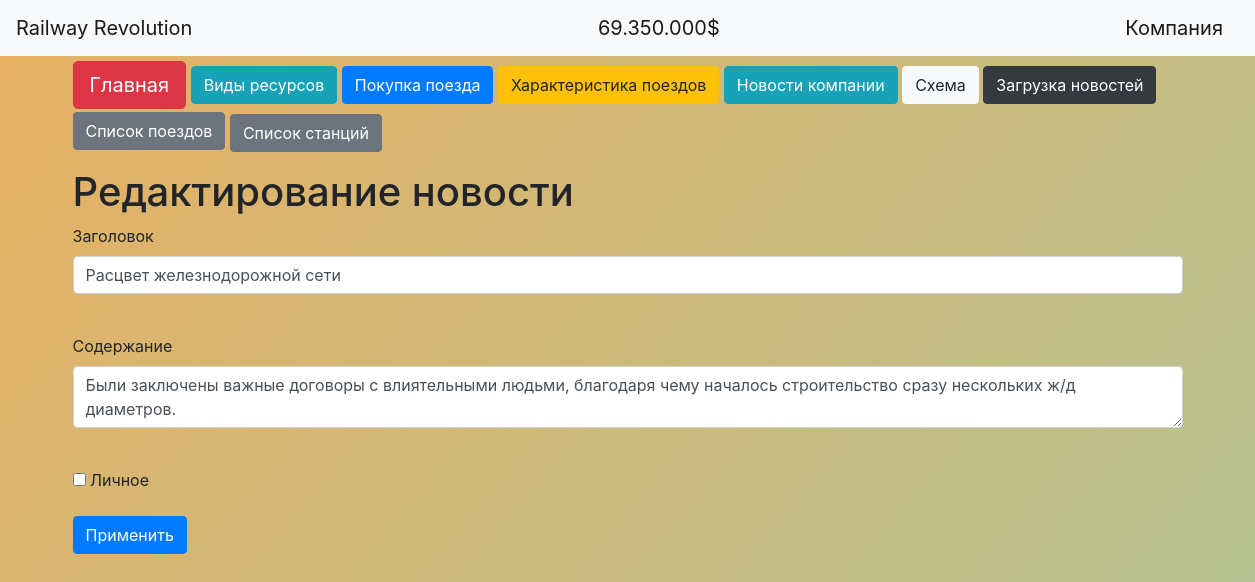
Screenshot of /edit_news/2 (signed in) with the database file from the repository.
### data/users.py (models this page shows, shortened)
class User(SqlAlchemyBase, UserMixin, SerializerMixin):
    __tablename__ = 'users'
    id = sqlalchemy.Column(sqlalchemy.Integer,
                           primary_key=True, autoincrement=True)
    name = sqlalchemy.Column(sqlalchemy.String, nullable=True)
    about = sqlalchemy.Column(sqlalchemy.String, nullable=True)
    email = sqlalchemy.Column(sqlalchemy.String,
                              index=True, unique=True, nullable=True)
    hashed_password = sqlalchemy.Column(sqlalchemy.String, nullable=True)
    created_date = sqlalchemy.Column(sqlalchemy.DateTime,
                                     default=datetime.datetime.now)
    news = orm.relationship("News", back_populates='user')

### data/news.py (models this page shows)
class News(SqlAlchemyBase, SerializerMixin):
    __tablename__ = 'news'
    id = sqlalchemy.Column(sqlalchemy.Integer,
                           primary_key=True, autoincrement=True)
    title = sqlalchemy.Column(sqlalchemy.String, nullable=True)
    content = sqlalchemy.Column(sqlalchemy.String, nullable=True)
    created_date = sqlalchemy.Column(sqlalchemy.DateTime,
                                     default=datetime.datetime.now)
    is_private = sqlalchemy.Column(sqlalchemy.Boolean, default=True)
    user_id = sqlalchemy.Column(sqlalchemy.Integer,
                                sqlalchemy.ForeignKey("users.id"))
    user = orm.relationship('User')

### main.py (the view, shortened to what this page needs)
@app.route('/edit_news/<int:id>', methods=['GET', 'POST'])
@login_required
def edit_news(id):
    form = NewsForm()
    if request.method == "GET":
        db_sess = db_session.create_session()
        news = db_sess.query(News).filter(News.id == id,
                                          News.user == current_user
                                          ).first()
        if news:
            form.title.data = news.title
            form.content.data = news.content
            form.is_private.data = news.is_private
        else:
            abort(404)
    return render_template('add_news.html', **CONST_PARAMS,
                           title='Редактирование новости',
                           form=form)

### forms/news.py
class NewsForm(FlaskForm):
    title = StringField('Заголовок', validators=[DataRequired()])
    content = TextAreaField("Содержание")
    is_private = BooleanField("Личное")
    submit = SubmitField('Применить')

### data/db_session.py (called while the page is built)
def create_session() -> Session:
    global __factory
    return __factory()

### main.py (called while the page is built)
@app.route
@login_manager.user_loader
def load_user(user_id):
    db_sess = db_session.create_session()
    return db_sess.query(User).get(user_id)

### templates/add_news.html (shortened to what this page needs)
{% extends "base.html" %}
{% block content %}
<h1>{{ title }}</h1>
<form action="" method="post">
    <p>
        {{ form.title.label }}<br>
        {{ form.title(class="form-control") }}<br>
    </p>
    <p>
        {{ form.content.label }}<br>
        {{ form.content(class="form-control") }}<br>
    </p>
    <p>{{ form.is_private() }} {{ form.is_private.label }}</p>
    <p>{{ form.submit(type="submit", class="btn btn-primary") }}</p>
</form>
{% endblock %}

### templates/base.html (shortened to what this page needs)
<!DOCTYPE html>
<html lang="en">
<head>
    <link rel="stylesheet" href="https://stackpath.bootstrapcdn.com/bootstrap/4.4.1/css/bootstrap.min.css"
>
    <link rel="stylesheet" type="text/css" href="/static/css/style.css"></link>
</head>
<body>
<header>
    <nav class="navbar navbar-light bg-light">
        <a class="navbar-brand" href="/">Railway Revolution</a>
        <a class="navbar-brand"> {{ money }} </a>
        {% if current_user.is_authenticated %}
        <a class="navbar-brand" href="/logout">{{ current_user.name }}</a>
        {% else %}
        <p>
            <a class="btn btn-primary " href="/register">Зарегистрироваться</a>
            <a class="btn btn-success" href="/login">Войти</a>
        </p>
        {% endif %}
    </nav>
</header>
<main role="main" class="container">
    <div id="shapka_div" style="margin-top: 5px;">
        <p>
            <a class="btn btn-danger btn-lg" href="/">Главная</a>
            <a class="btn btn-info" href="/resources">Виды ресурсов</a>
            <a class="btn btn-primary" href="/buying_train">Покупка поезда</a>
            <a class="btn btn-warning" href="/train_info">Характеристика поездов</a>
            <a class="btn btn-info" href="/news">Новости компании</a>
            <a class="btn btn-light" href="/scheme">Схема</a>
            <a class="btn btn-dark" href="/load_news_by_txt">Загрузка новостей</a>
            <a class="btn btn-secondary" href="/list_trains">Список поездов</a>
            <a class="btn btn-secondary" style="margin-top: 5px;" href="/list_stations">Список станций</a>
        </p>
    </div>
    {% block content %}{% endblock %}
</main>
</body>
</html>

### static/css/style.css (style rules this page uses)
h1 { font-size: 40px; }
#shapka_div { display: flex; justify-content: center; width: 1200px; }
body { background: linear-gradient(311deg, #fdcf83, #53e6ee, #e8b062); background-size: 600% 600%; -webkit-animation: AnimationName 30s ease infinite; -moz-animation: AnimationName 30s ease infinite; -o-animation: AnimationName 30s ease infinite; animation: AnimationName 30s ease infinite; }

### rows the page displays
User: name "Компания"
News: title "Расцвет железнодорожной сети", content "Были заключены важные договоры с влиятельными людьми, благодаря чему началось строительство сразу нескольких ж/д диаметров."

### other values shown
{{ money }} "69.350.000$"
{{ title }} "Редактирование новости"
